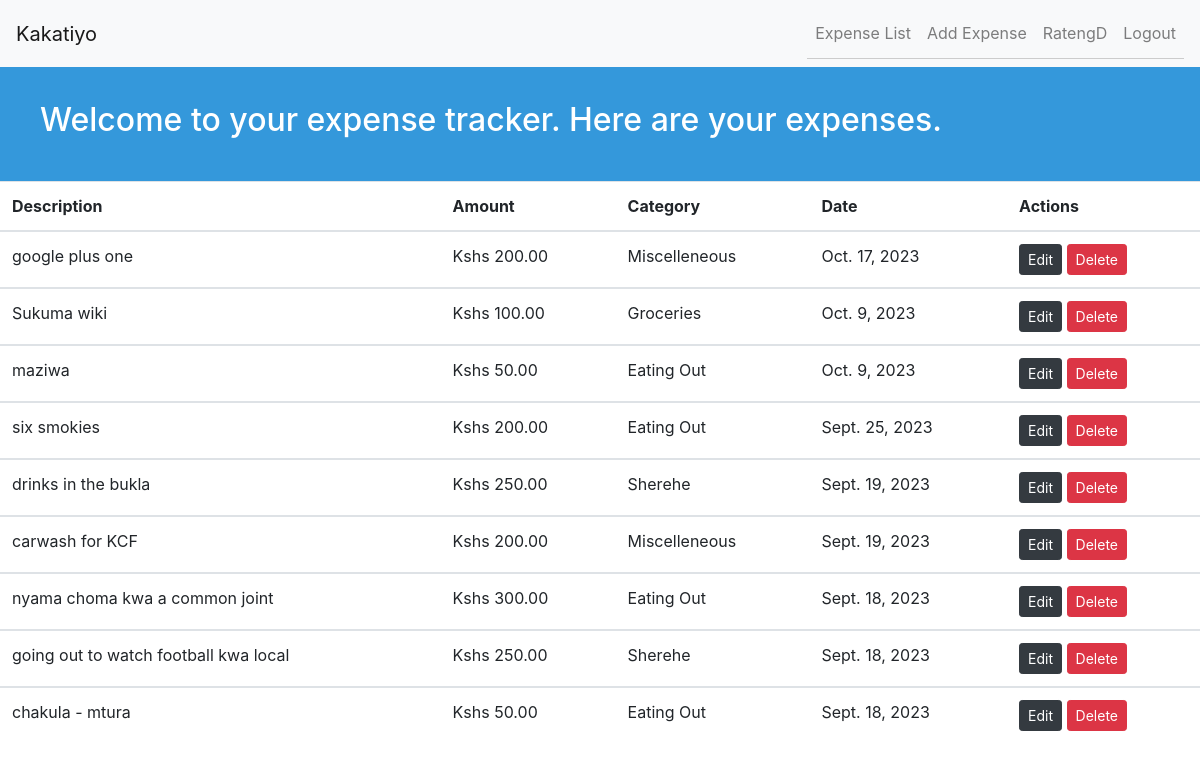
The page /expense/ (signed in) on the database as committed earlier.
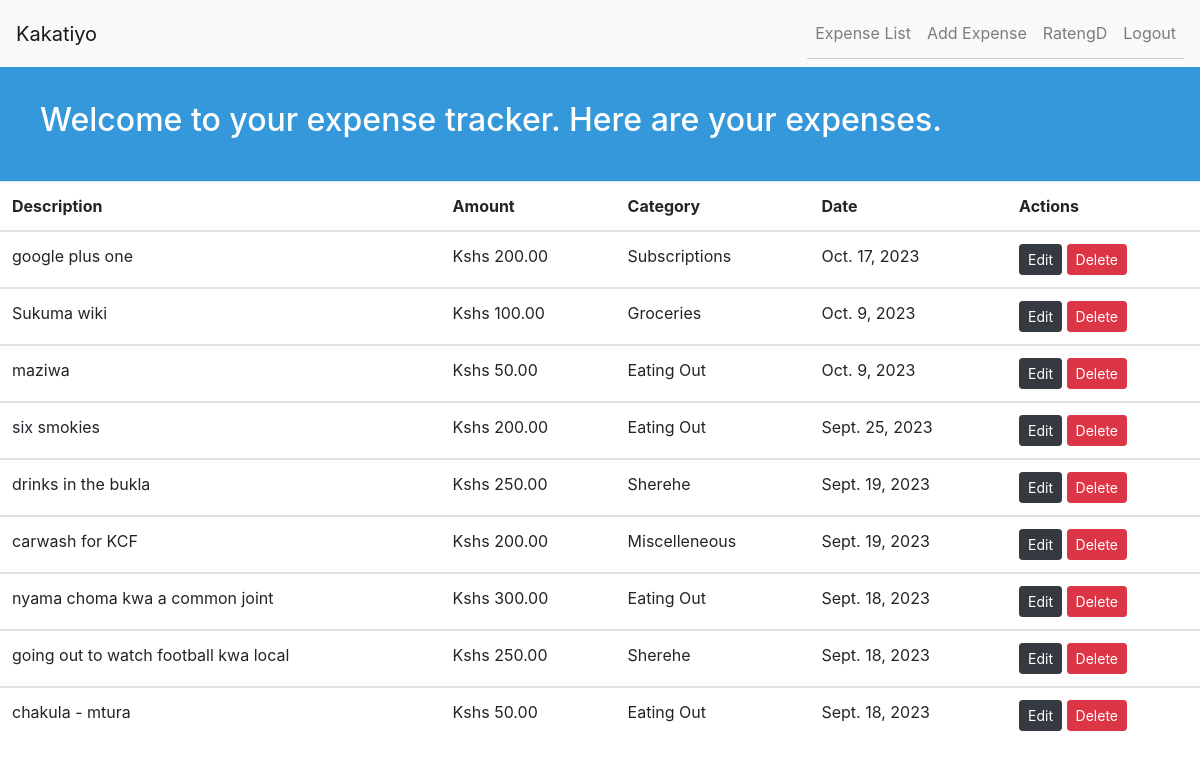
The same page on the database as committed later.
### tracker/models.py (models this page shows, shortened)
class Expense(models.Model):
    user = models.ForeignKey(User, on_delete=models.CASCADE)
    date = models.DateField()
    description = models.CharField(max_length=200)
    amount = models.DecimalField(max_digits=10, decimal_places=2)
    category = models.ForeignKey(
        Category, on_delete=models.SET_NULL, null=True, blank=True)

class Category(models.Model):
    name = models.CharField(max_length=100)
    def __str__(self):
        return self.name

### tracker/views.py (the view)
# urls.py: path('expense/', expense_list, name="expense_list"),
@login_required
def expense_list(request):
    expenses = Expense.objects.filter(user=request.user).order_by('-date')
    return render(request, 'tracker/expense_list.html', {'expenses': expenses})

### tracker/templates/tracker/expense_list.html
{% extends 'base.html' %} {% block content %}
<header class="py-4" style="background-color: #3498db; color: #fff">
	<div class="container">
		<div class="row">
			<h2>Welcome to your expense tracker. Here are your expenses.</h2>
		</div>
	</div>
</header>
<table class="table table-hover">
	<thead>
		<tr>
			<th scope="col">Description</th>
			<th scope="col">Amount</th>
			<th scope="col">Category</th>
			<th scope="col">Date</th>
			<th scope="col">Actions</th>
		</tr>
	</thead>
	{% for expense in expenses %}
	<tbody>
		<tr>
			<td scope="row">{{ expense.description }}</td>
			<td>Kshs {{ expense.amount }}</td>
			<td>{{ expense.category }}</td>
			<td>{{ expense.date }}</td>
			<td>
				{% if user.is_authenticated %}
				<a
					href="{% url 'edit_expense' expense.id %}"
					class="btn btn-dark btn-sm"
					>Edit</a
				>
				<a
					href="{% url 'delete_expense' expense.id %}"
					class="btn btn-danger btn-sm"
					>Delete</a
				>
				{% endif %}
			</td>
		</tr>
	</tbody>
	{% endfor %}
</table>
{% endblock content %}

Rows that differ between the two databases and show on the page:
changed Expense "google plus one": category "Miscelleneous" → "Subscriptions"
